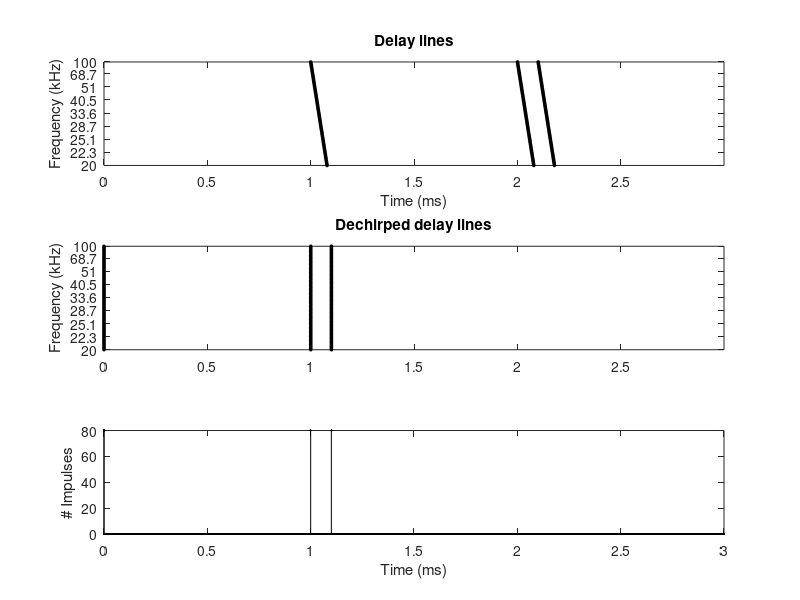

The MATLAB source for this figure:
function temporal_test
% implements delay-tuned neurons (tapped delay lines) in the spectrogram
% correlation block

clc
clear
close all

% parameters
fs = 1e6;       % "sampling" rate of delay lines
dMax = .003; %0.01;    % delay line length
tMax = 0.1;     % simulation length

% matrix dimensions
M = 80;                % number of CN neurons
N = ceil(dMax*fs);      % number of NLL neurons (per frequency channel)

method = 1;

% use logical sparse matrices for speed
S = sparse([],[],true,M,N);         % initialize a sparse matrix with logical elements
T = 1e3*(0:N-1)/fs;                 % time axis
F = 1e-3./linspace(1/20e3,1/100e3,M)';  % frequency axis

% synthesize pulse and echoes
t0 = 1e3;
t1 = 2e3;
t2 = 2.1e3;

k = 1:M;
S(k,k+t0) = flipud(speye(M))';
S(k,k+t1) = flipud(speye(M))';
S(k,k+t2) = flipud(speye(M))';

% initialize delay line plot as 2D image
fh = figure;
subplot(3,1,1)
raster(T,F,S)
xlabel('Time (ms)')
ylabel('Frequency (kHz)')
title('Delay lines')
colormap(1-gray(2))

%%
% % setup a triggered correlation of the echo with the preceding emission
% % (store the initial volley of spikes per channel)
% for m=1:M
%     D0(m,1) = find(S(m,:),1);
% end

switch method
    case 1
    % method 1 (Saillant, 1993 - Fig. 2a) - uses vertical echo channels along
    % with additional input delays to determine correlation
    
        % find indices of spike locations
        %[I,J] = find(S);
    
        % initialize new "dechirped" sparse representation
        D = sparse([],[],true,M,N);

        % shift each row by delay of first pulse
        for m=1:M
            S0 = find(S(m,:));
            S0 = S0(1) - 1;
            
            % shift row relative to first pulse
            D(m,:) = circshift(S(m,:),[0 -S0]);
            
%             dIdx = sIdx{2} - T0;
%             dIdx(1) = [];           % remove first pulse
%             D(m,dIdx) = true;
        end
    
    case 2
    % method 2 (Saillant, 1993 - Fig. 2b) - uses obliquely oriented echo
    % channel to compensate for timing delay of individual frequency bands
    
        % Not implemented, since we do not assume any linearity between echoes or
        % frequency bands
    
end


%figure;
subplot(3,1,2)
raster(T,F,D)
%xlabel('Time (ms)')
ylabel('Frequency (kHz)')
title('Dechirped delay lines')



%% collapse coincidence detection results across all freqeuncy channels
Dhist = sum(D,1);

%figure;
subplot(3,1,3)
stem(T,Dhist,'.k')
xlabel('Time (ms)')
ylabel('# Impulses')

%% attempted to use xcorr here with decent results, not sure of
% significance of this method though
% x = xcorr(FB.spikes');
% xx=sum(x');
% plot(xx)

%%
% add a dechirping operation by connecting vertical delay lines across
% frequency channels (combines all individual channels into 1 single echo
% channel)


% crude raster plot mode
function raster(X,Y,Z)
nTicks = 8;

[I,J] = find(Z);
plot(X(J),I,'ko',...
            'MarkerFaceColor','k',...
            'MarkerSize',2)

% set Y axis numbering
yInt = floor(length(Y)/nTicks);
yIdx = [(1:yInt:length(Y)-yInt/2) length(Y)];
set(gca,'YTick',yIdx)
set(gca,'YTickLabel',round(Y(yIdx)*10)/10)

axis([X(1) X(end) 1 size(Z,1)])

% image(X,Y,Z); axis xy
% colormap(1-gray(2))

%pcolor(T,F,S)     % use this for rotating planar color image
